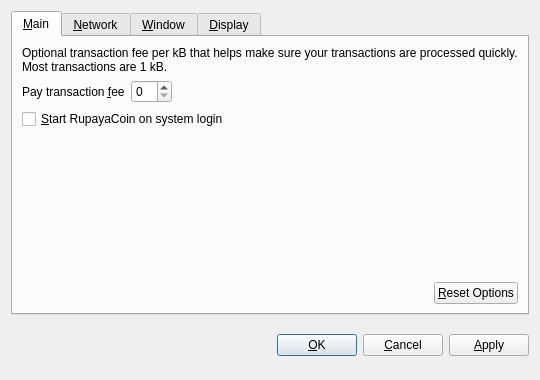
<?xml version="1.0" encoding="UTF-8"?>
<ui version="4.0">
 <class>OptionsDialog</class>
 <widget class="QDialog" name="OptionsDialog">
  <property name="geometry">
   <rect>
    <x>0</x>
    <y>0</y>
    <width>540</width>
    <height>380</height>
   </rect>
  </property>
  <property name="windowTitle">
   <string>Options</string>
  </property>
  <property name="modal">
   <bool>true</bool>
  </property>
  <layout class="QVBoxLayout" name="verticalLayout">
   <item>
    <widget class="QTabWidget" name="tabWidget">
     <property name="tabPosition">
      <enum>QTabWidget::North</enum>
     </property>
     <property name="currentIndex">
      <number>0</number>
     </property>
     <widget class="QWidget" name="tabMain">
      <attribute name="title">
       <string>&amp;Main</string>
      </attribute>
      <layout class="QVBoxLayout" name="verticalLayout_Main">
       <item>
        <widget class="QLabel" name="transactionFeeInfoLabel">
         <property name="text">
          <string>Optional transaction fee per kB that helps make sure your transactions are processed quickly. Most transactions are 1 kB.</string>
         </property>
         <property name="textFormat">
          <enum>Qt::PlainText</enum>
         </property>
         <property name="wordWrap">
          <bool>true</bool>
         </property>
        </widget>
       </item>
       <item>
        <layout class="QHBoxLayout" name="horizontalLayout_1_Main">
         <item>
          <widget class="QLabel" name="transactionFeeLabel">
           <property name="text">
            <string>Pay transaction &amp;fee</string>
           </property>
           <property name="textFormat">
            <enum>Qt::PlainText</enum>
           </property>
           <property name="buddy">
            <cstring>transactionFee</cstring>
           </property>
          </widget>
         </item>
         <item>
          <widget class="BitcoinAmountField" name="transactionFee"/>
         </item>
         <item>
          <spacer name="horizontalSpacer_1_Main">
           <property name="orientation">
            <enum>Qt::Horizontal</enum>
           </property>
           <property name="sizeHint" stdset="0">
            <size>
             <width>40</width>
             <height>20</height>
            </size>
           </property>
          </spacer>
         </item>
        </layout>
       </item>
       <item>
        <widget class="QCheckBox" name="bitcoinAtStartup">
         <property name="toolTip">
          <string>Automatically start RupayaCoin after logging in to the system.</string>
         </property>
         <property name="text">
          <string>&amp;Start RupayaCoin on system login</string>
         </property>
        </widget>
       </item>
       <item>
        <spacer name="verticalSpacer_Main">
         <property name="orientation">
          <enum>Qt::Vertical</enum>
         </property>
         <property name="sizeHint" stdset="0">
          <size>
           <width>20</width>
           <height>40</height>
          </size>
         </property>
        </spacer>
       </item>
       <item>
        <layout class="QHBoxLayout" name="horizontalLayout_2_Main">
         <item>
          <spacer name="horizontalSpacer_2_Main">
           <property name="orientation">
            <enum>Qt::Horizontal</enum>
           </property>
           <property name="sizeHint" stdset="0">
            <size>
             <width>40</width>
             <height>20</height>
            </size>
           </property>
          </spacer>
         </item>
         <item>
          <widget class="QPushButton" name="resetButton">
           <property name="toolTip">
            <string>Reset all client options to default.</string>
           </property>
           <property name="text">
            <string>&amp;Reset Options</string>
           </property>
           <property name="autoDefault">
            <bool>false</bool>
           </property>
          </widget>
         </item>
        </layout>
       </item>
      </layout>
     </widget>
     <widget class="QWidget" name="tabNetwork">
      <attribute name="title">
       <string>&amp;Network</string>
      </attribute>
      <layout class="QVBoxLayout" name="verticalLayout_Network">
       <item>
        <widget class="QCheckBox" name="mapPortUpnp">
         <property name="toolTip">
          <string>Automatically open the RupayaCoin client port on the router. This only works when your router supports UPnP and it is enabled.</string>
         </property>
         <property name="text">
          <string>Map port using &amp;UPnP</string>
         </property>
        </widget>
       </item>
       <item>
        <widget class="QCheckBox" name="connectSocks">
         <property name="toolTip">
          <string>Connect to the RupayaCoin network through a SOCKS proxy (e.g. when connecting through Tor).</string>
         </property>
         <property name="text">
          <string>&amp;Connect through SOCKS proxy:</string>
         </property>
        </widget>
       </item>
       <item>
        <layout class="QHBoxLayout" name="horizontalLayout_Network">
         <item>
          <widget class="QLabel" name="proxyIpLabel">
           <property name="text">
            <string>Proxy &amp;IP:</string>
           </property>
           <property name="textFormat">
            <enum>Qt::PlainText</enum>
           </property>
           <property name="buddy">
            <cstring>proxyIp</cstring>
           </property>
          </widget>
         </item>
         <item>
          <widget class="QValidatedLineEdit" name="proxyIp">
           <property name="maximumSize">
            <size>
             <width>140</width>
             <height>16777215</height>
            </size>
           </property>
           <property name="toolTip">
            <string>IP address of the proxy (e.g. 127.0.0.1)</string>
           </property>
          </widget>
         </item>
         <item>
          <widget class="QLabel" name="proxyPortLabel">
           <property name="text">
            <string>&amp;Port:</string>
           </property>
           <property name="textFormat">
            <enum>Qt::PlainText</enum>
           </property>
           <property name="buddy">
            <cstring>proxyPort</cstring>
           </property>
          </widget>
         </item>
         <item>
          <widget class="QLineEdit" name="proxyPort">
           <property name="maximumSize">
            <size>
             <width>55</width>
             <height>16777215</height>
            </size>
           </property>
           <property name="toolTip">
            <string>Port of the proxy (e.g. 9050)</string>
           </property>
          </widget>
         </item>
         <item>
          <widget class="QLabel" name="socksVersionLabel">
           <property name="text">
            <string>SOCKS &amp;Version:</string>
           </property>
           <property name="textFormat">
            <enum>Qt::PlainText</enum>
           </property>
           <property name="buddy">
            <cstring>socksVersion</cstring>
           </property>
          </widget>
         </item>
         <item>
          <widget class="QValueComboBox" name="socksVersion">
           <property name="toolTip">
            <string>SOCKS version of the proxy (e.g. 5)</string>
           </property>
          </widget>
         </item>
         <item>
          <spacer name="horizontalSpacer_Network">
           <property name="orientation">
            <enum>Qt::Horizontal</enum>
           </property>
           <property name="sizeHint" stdset="0">
            <size>
             <width>40</width>
             <height>20</height>
            </size>
           </property>
          </spacer>
         </item>
        </layout>
       </item>
       <item>
        <spacer name="verticalSpacer_Network">
         <property name="orientation">
          <enum>Qt::Vertical</enum>
         </property>
         <property name="sizeHint" stdset="0">
          <size>
           <width>20</width>
           <height>40</height>
          </size>
         </property>
        </spacer>
       </item>
      </layout>
     </widget>
     <widget class="QWidget" name="tabWindow">
      <attribute name="title">
       <string>&amp;Window</string>
      </attribute>
      <layout class="QVBoxLayout" name="verticalLayout_Window">
       <item>
        <widget class="QCheckBox" name="minimizeToTray">
         <property name="toolTip">
          <string>Show only a tray icon after minimizing the window.</string>
         </property>
         <property name="text">
          <string>&amp;Minimize to the tray instead of the taskbar</string>
         </property>
        </widget>
       </item>
       <item>
        <widget class="QCheckBox" name="minimizeOnClose">
         <property name="toolTip">
          <string>Minimize instead of exit the application when the window is closed. When this option is enabled, the application will be closed only after selecting Quit in the menu.</string>
         </property>
         <property name="text">
          <string>M&amp;inimize on close</string>
         </property>
        </widget>
       </item>
       <item>
        <spacer name="verticalSpacer_Window">
         <property name="orientation">
          <enum>Qt::Vertical</enum>
         </property>
         <property name="sizeHint" stdset="0">
          <size>
           <width>20</width>
           <height>40</height>
          </size>
         </property>
        </spacer>
       </item>
      </layout>
     </widget>
     <widget class="QWidget" name="tabDisplay">
      <attribute name="title">
       <string>&amp;Display</string>
      </attribute>
      <layout class="QVBoxLayout" name="verticalLayout_Display">
       <item>
        <layout class="QHBoxLayout" name="horizontalLayout_1_Display">
         <item>
          <widget class="QLabel" name="langLabel">
           <property name="text">
            <string>User Interface &amp;language:</string>
           </property>
           <property name="textFormat">
            <enum>Qt::PlainText</enum>
           </property>
           <property name="buddy">
            <cstring>lang</cstring>
           </property>
          </widget>
         </item>
         <item>
          <widget class="QValueComboBox" name="lang">
           <property name="toolTip">
            <string>The user interface language can be set here. This setting will take effect after restarting RupayaCoin.</string>
           </property>
          </widget>
         </item>
        </layout>
       </item>
       <item>
        <layout class="QHBoxLayout" name="horizontalLayout_2_Display">
         <item>
          <widget class="QLabel" name="unitLabel">
           <property name="text">
            <string>&amp;Unit to show amounts in:</string>
           </property>
           <property name="textFormat">
            <enum>Qt::PlainText</enum>
           </property>
           <property name="buddy">
            <cstring>unit</cstring>
           </property>
          </widget>
         </item>
         <item>
          <widget class="QValueComboBox" name="unit">
           <property name="toolTip">
            <string>Choose the default subdivision unit to show in the interface and when sending coins.</string>
           </property>
          </widget>
         </item>
        </layout>
       </item>
       <item>
        <widget class="QCheckBox" name="displayAddresses">
         <property name="toolTip">
          <string>Whether to show RupayaCoin addresses in the transaction list or not.</string>
         </property>
         <property name="text">
          <string>&amp;Display addresses in transaction list</string>
         </property>
        </widget>
       </item>
       <item>
        <widget class="QCheckBox" name="coinControlFeatures">
         <property name="toolTip">
          <string>Whether to show coin control features or not.</string>
         </property>
         <property name="text">
          <string>Display coin &amp;control features (experts only!)</string>
         </property>
        </widget>
       </item>
       <item>
        <spacer name="verticalSpacer_Display">
         <property name="orientation">
          <enum>Qt::Vertical</enum>
         </property>
         <property name="sizeHint" stdset="0">
          <size>
           <width>20</width>
           <height>40</height>
          </size>
         </property>
        </spacer>
       </item>
      </layout>
     </widget>
    </widget>
   </item>
   <item>
    <layout class="QHBoxLayout" name="horizontalLayout_Buttons">
     <item>
      <spacer name="horizontalSpacer_1">
       <property name="orientation">
        <enum>Qt::Horizontal</enum>
       </property>
       <property name="sizeHint" stdset="0">
        <size>
         <width>40</width>
         <height>48</height>
        </size>
       </property>
      </spacer>
     </item>
     <item>
      <widget class="QLabel" name="statusLabel">
       <property name="font">
        <font>
         <weight>75</weight>
         <bold>true</bold>
        </font>
       </property>
       <property name="text">
        <string/>
       </property>
       <property name="textFormat">
        <enum>Qt::PlainText</enum>
       </property>
       <property name="wordWrap">
        <bool>true</bool>
       </property>
      </widget>
     </item>
     <item>
      <spacer name="horizontalSpacer_2">
       <property name="orientation">
        <enum>Qt::Horizontal</enum>
       </property>
       <property name="sizeHint" stdset="0">
        <size>
         <width>40</width>
         <height>48</height>
        </size>
       </property>
      </spacer>
     </item>
     <item>
      <widget class="QPushButton" name="okButton">
       <property name="text">
        <string>&amp;OK</string>
       </property>
      </widget>
     </item>
     <item>
      <widget class="QPushButton" name="cancelButton">
       <property name="text">
        <string>&amp;Cancel</string>
       </property>
       <property name="autoDefault">
        <bool>false</bool>
       </property>
      </widget>
     </item>
     <item>
      <widget class="QPushButton" name="applyButton">
       <property name="text">
        <string>&amp;Apply</string>
       </property>
       <property name="autoDefault">
        <bool>false</bool>
       </property>
      </widget>
     </item>
    </layout>
   </item>
  </layout>
 </widget>
 <customwidgets>
  <customwidget>
   <class>BitcoinAmountField</class>
   <extends>QSpinBox</extends>
   <header>bitcoinamountfield.h</header>
  </customwidget>
  <customwidget>
   <class>QValueComboBox</class>
   <extends>QComboBox</extends>
   <header>qvaluecombobox.h</header>
  </customwidget>
  <customwidget>
   <class>QValidatedLineEdit</class>
   <extends>QLineEdit</extends>
   <header>qvalidatedlineedit.h</header>
  </customwidget>
 </customwidgets>
 <resources/>
 <connections/>
</ui>
